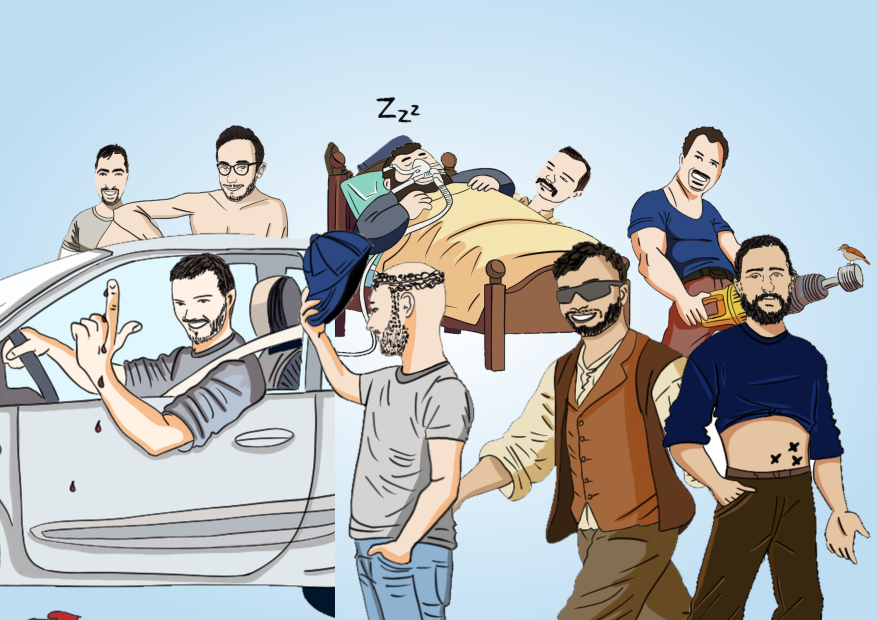
#> input picture sources/affiches/familles/botefragile.jpg, 3508 x 2480 px (shown at 1/4 size)
$ python -i bustes.py   (imports and definitions only)
#> lines starting #> are read from the running program, lines starting #| are printed output that depends on the picture; after the words box and inside, x2 and y2 are one past the last pixel; in counts of white or black regions, pixels touching at a corner belong together
#!/usr/bin/env python3
"""
Bustes animés de l'accueil (WebP à fond transparent) générés depuis les vidéos des copains.

    python3 scripts/video/bustes.py              # tous les bustes de scripts/video/bustes.json
    python3 scripts/video/bustes.py momo nael     # seulement ceux dont le nom contient « momo » ou « nael »

Pour chaque entrée de bustes.json :
  1. extraction des images de la vidéo (images.swift), dans un dossier temporaire ;
  2. suivi du visage (visages.swift ; à défaut, suivi par ressemblance depuis "visage") —
     mis en cache dans sources/videos/suivis/ ;
  3. détourage sur l'IMAGE ENTIÈRE : le fond (gris très clair / blanc, sans couleur) est retiré
     par remplissage depuis les bords de l'image (les zones blanches du dessin, entourées d'un trait,
     ne sont pas atteintes). Un panneau blanc
     ou un bras clair qui sort du cadre du buste reste donc bien opaque ;
  4. recadrage sur le buste, qui suit la tête (8,4 rayons de visage de large, ratio 5:7).

Réglages facultatifs par buste : "zoom" (< 1 = plus large), "decalage" [dx, dy] en rayons de
visage, "effacer" [[x0, y0, x1, y1], …] en fraction du buste, "visage" [x %, y %, largeur %]
(position de départ si la détection échoue), "trous": true (retire le fond enfermé).
"""
import json
import subprocess
import sys
import tempfile
from pathlib import Path

from PIL import Image, ImageChops, ImageDraw, ImageFilter, ImageStat

ROOT = Path(__file__).resolve().parents[2]
HERE = Path(__file__).resolve().parent
CONFIG = HERE / "bustes.json"
CACHE = ROOT / "sources/videos/suivis"
TMP = Path(tempfile.gettempdir()) / "lga-bustes"
LARGEUR = 240
PAS = 3  # une image sur 3 → 10 i/s
SAT_MAX = 9  # fond : saturation max (écart entre canaux)
LUM_MIN = 228  # fond : luminosité min


# [74 lines left out: functions images, suivi, suivre, not called in this run]


def detourer(path, trous=False):
    """Fond retiré sur l'image entière : seuls les pixels de la couleur exacte du fond, reliés aux bords."""
#> called with trous = False
    im = Image.open(path).convert("RGB")
#> im is the input picture: PIL image 3508x2480 RGB; mean R, G, B 178.1, 183.6, 186
    W, H = im.size
    # Fond = gris très clair ou blanc, sans couleur (la peau, même claire, est colorée)
    r, g, b = im.split()
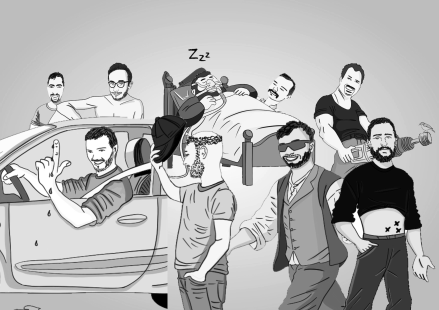
#> r: PIL image 3508x2480 L (shown at 1/8 size); min 0, max 255, mean 178.1
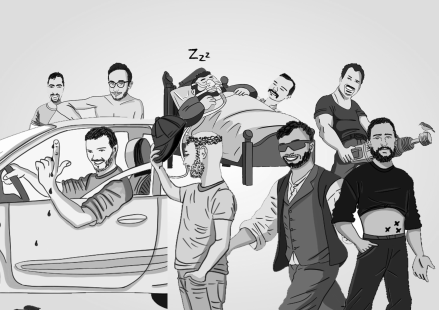
#> g: PIL image 3508x2480 L (shown at 1/8 size); min 0, max 255, mean 183.6
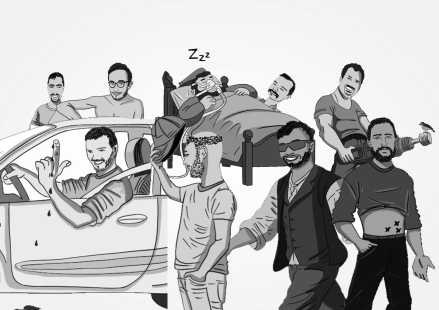
#> b: PIL image 3508x2480 L (shown at 1/8 size); min 0, max 255, mean 186
    sat = ImageChops.subtract(ImageChops.lighter(ImageChops.lighter(r, g), b), ImageChops.darker(ImageChops.darker(r, g), b))
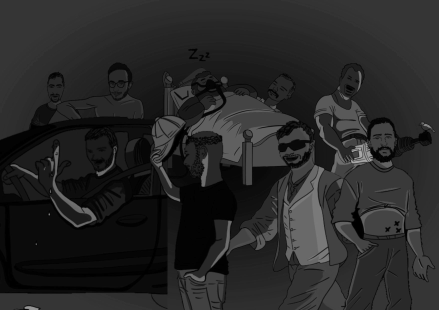
#> sat: PIL image 3508x2480 L (shown at 1/8 size); min 0, max 185, mean 38.7
    lum = im.convert("L")
    proche = ImageChops.multiply(sat.point(lambda v: 255 if v <= SAT_MAX else 0), lum.point(lambda v: 255 if v >= LUM_MIN else 0))
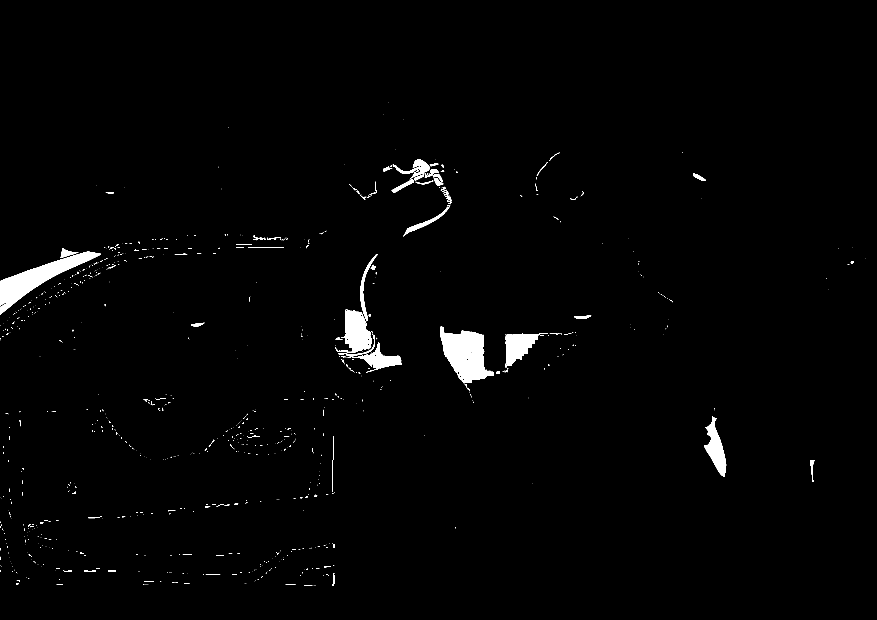
#> proche: PIL image 3508x2480 L (shown at 1/4 size); 1.4% white; 1006 white regions (839 under 20 px), largest, box (x1, y1, x2, y2) and area: (1762, 1306, 1974, 1533) 27914, (0, 1006, 404, 1258) 27054, (1362, 1237, 1488, 1410) 13119
    # Remplissage depuis les bords (marque 128) : uniquement le fond relié à l'extérieur
    for x in range(0, W, 6):
        for y in (0, H - 1):
            if proche.getpixel((x, y)) == 255:
                ImageDraw.floodfill(proche, (x, y), 128, thresh=0)
    for y in range(0, H, 6):
        for x in (0, W - 1):
            if proche.getpixel((x, y)) == 255:
                ImageDraw.floodfill(proche, (x, y), 128, thresh=0)
    alpha = proche.point(lambda v: 0 if v == 128 else 255)
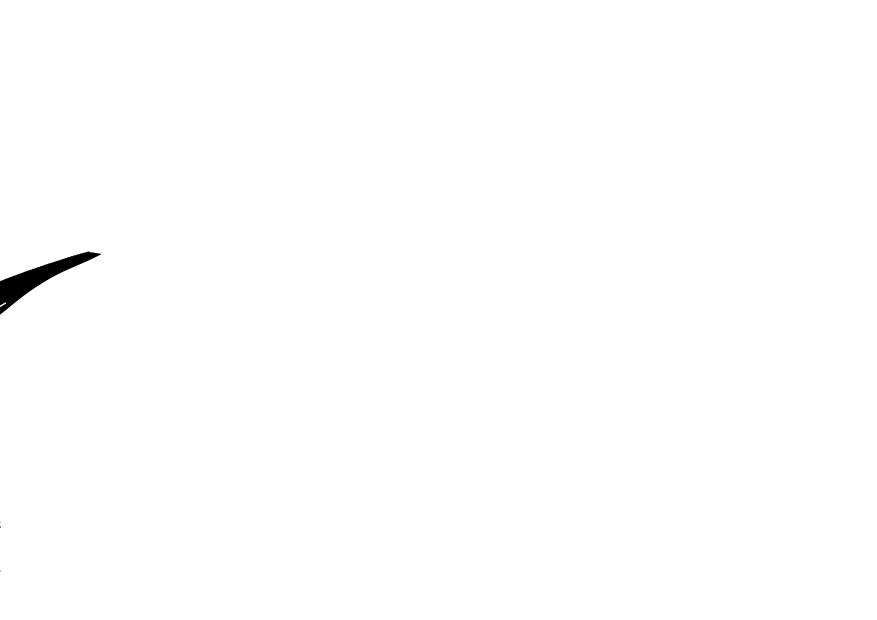
#> alpha: PIL image 3508x2480 L (shown at 1/4 size); 99.7% white; 4 black regions (3 under 20 px), largest, box (x1, y1, x2, y2) and area: (0, 1006, 404, 1258) 27054
    # Option "trous" : retire aussi le fond gris enfermé (entre un bras et le corps…). À éviter
    # quand le dessin a de grands aplats blanc cassé (panneaux, kimonos), qui seraient troués.
    if trous:
        gris = ImageChops.multiply(sat.point(lambda v: 255 if v <= 6 else 0), lum.point(lambda v: 255 if 233 <= v <= 249 else 0))
        gris = gris.filter(ImageFilter.MinFilter(9)).filter(ImageFilter.MaxFilter(11))
        alpha = ImageChops.subtract(alpha, gris)
    alpha = alpha.filter(ImageFilter.MinFilter(3)).filter(ImageFilter.GaussianBlur(0.7))
    out = im.convert("RGBA")
    out.putalpha(alpha)
    return out


# [30 lines left out: functions buste, main, not called in this run]


# [2 lines not run here, left out]

>>> result = detourer('../../sources/affiches/familles/botefragile.jpg')

$ run again, on sources/affiches/familles/branquignol.jpg
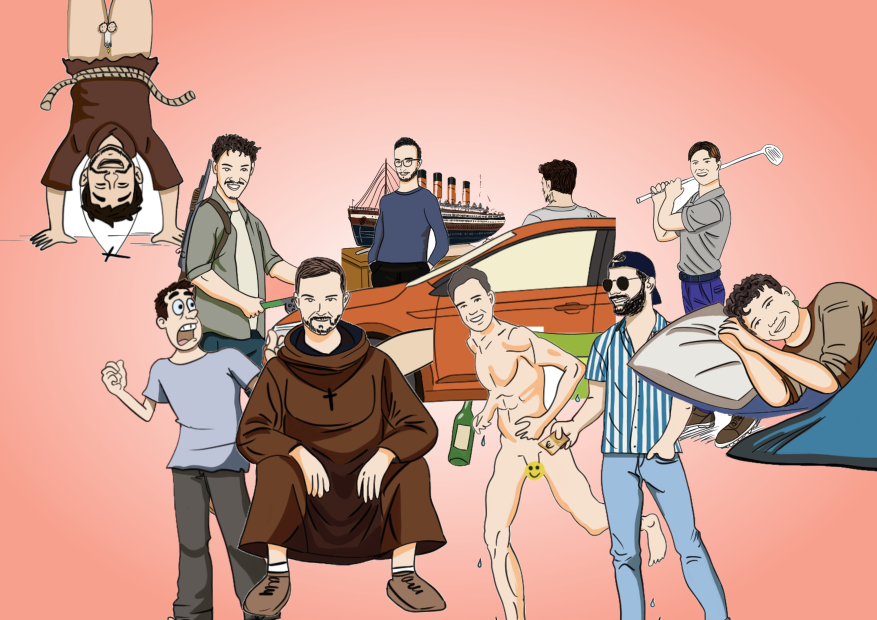
#> input picture sources/affiches/familles/branquignol.jpg, 3508 x 2480 px (shown at 1/4 size)
#> in detourer, im is the input picture: PIL image 3508x2480 RGB; mean R, G, B 201.7, 157.2, 144.8
#> in detourer, `lum = im.convert("L")`:
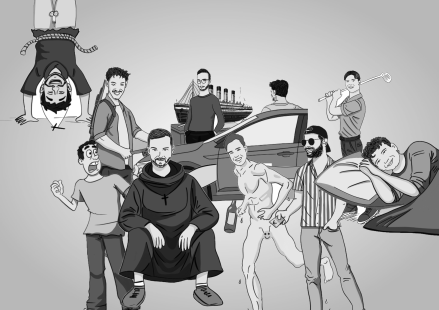
#> lum: PIL image 3508x2480 L (shown at 1/8 size); min 0, max 255, mean 169.1
#> in detourer, `proche = ImageChops.multiply(sat.point(lambda v: 255 if v <= SAT_MAX e..`:
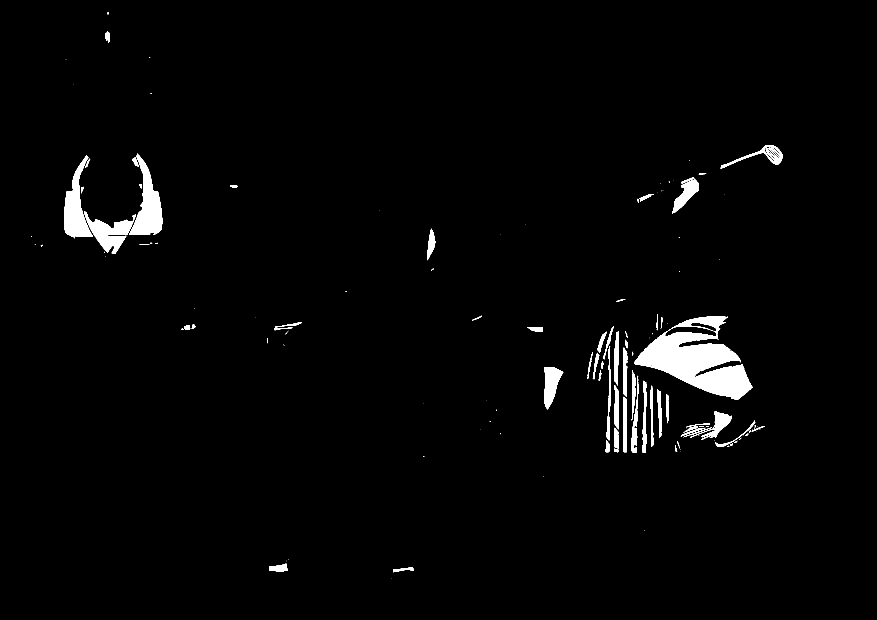
#> proche: PIL image 3508x2480 L (shown at 1/4 size); 2.1% white; 151 white regions (80 under 20 px), largest, box (x1, y1, x2, y2) and area: (2538, 1265, 3010, 1600) 72690, (517, 614, 649, 940) 19104, (257, 622, 372, 949) 16639
#> alpha: PIL image 3508x2480 L; every value is 255
